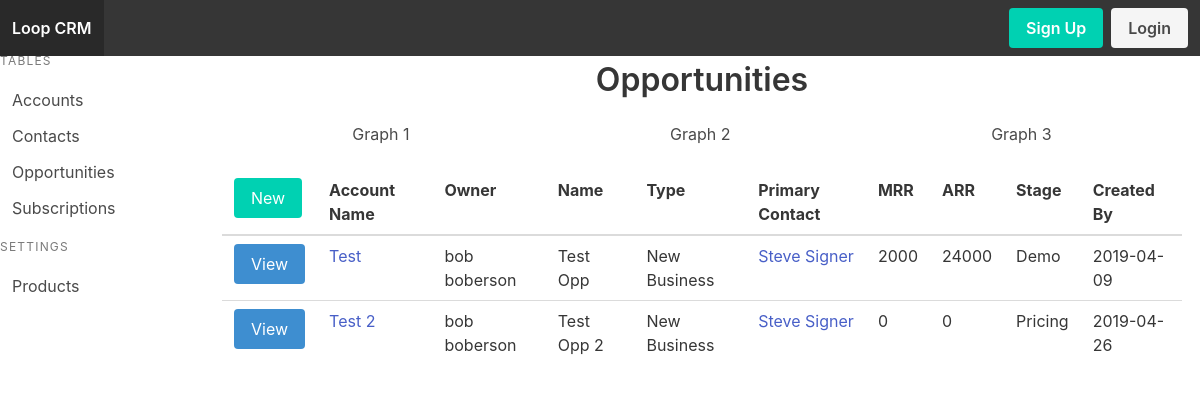
/opportunity/r, run on an earlier commit of the app's database.
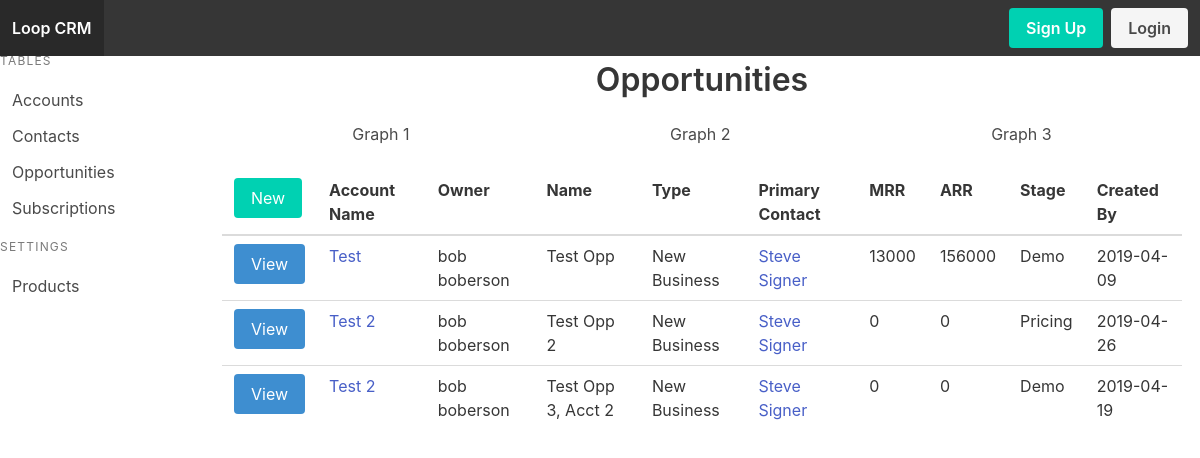
And on a later commit of the database.
### models.py (models this page shows, shortened)
class Opportunity(Model):
    account = ForeignKeyField(model=Account, null=True, backref='opportunity')
    name = CharField()
    owner = ForeignKeyField(model=User, null=True, backref='owner')
    opportunity_type = CharField()
    primary_contact = ForeignKeyField(model=Contact, null=True, backref='opportunity')
    mrr = DecimalField()
    arr = DecimalField()
    stage = CharField()
    close_date = DateField()
    created_by = ForeignKeyField(model=User, null=True, backref='creator')
    class Meta:
        database = DATABASE

class Account(Model):
    name = CharField()
    owner = ForeignKeyField(model=User, null=True, backref='owner')
    created_by = ForeignKeyField(model=User, null=True, backref='creator')
    account_type = CharField()
    street = CharField()
    city = CharField()
    state = CharField()
    country = CharField()
    website = CharField()
    mrr = DecimalField()
    arr = DecimalField()
    class Meta:
        database = DATABASE

class User(UserMixin, Model):
    username = CharField(unique=True)
    fullname = CharField()
    email = CharField(unique=True)
    password = CharField(max_length=100)
    joined_at = DateTimeField(default=datetime.datetime.now)
    is_admin = BooleanField(default=False)
    class Meta:
        database = DATABASE

class Contact(Model):
    account = ForeignKeyField(model=Account, null=True, backref='contact')
    owner = ForeignKeyField(model=User, null=True, backref='owner')
    created_by = ForeignKeyField(model=User, null=True, backref='creator')
    first_name = CharField()
    last_name = CharField()
    title = CharField()
    department = CharField()
    street = CharField()
    city = CharField()
    state = CharField()
    country = CharField()
    phone = CharField()
    email = CharField()
    class Meta:
        database = DATABASE

### app.py (the view)
@app.route('/opportunity', methods=['GET'])
@app.route('/opportunity/', methods=['GET'])
@app.route('/opportunity/r', methods=['GET'])
@app.route('/opportunity/<opportunityid>', methods=['GET'])
@app.route('/opportunity/<opportunityid>/', methods=['GET'])
@app.route('/opportunity/<opportunityid>/r', methods=['GET'])
def opportunity(opportunityid=None):
    opportunities = models.Opportunity.select()
    title = 'Opportunities'
    if opportunityid != None:
        opportunity = models.Opportunity.select().where(models.Opportunity.id == opportunityid).get()
        title = 'Opportunity Details'
        return render_template('opportunity-detail.html', opportunity=opportunity, user=g.user._get_current_object(), title=title)
    return render_template('opportunity.html', opportunities=opportunities, title=title)

### app.py (called while the page is built)
@app.before_request
def before_request():
    g.db = models.DATABASE
    g.db.connect()
    g.user = current_user

@app.after_request
def after_request(response):
    g.db.close()
    return response

### templates/opportunity.html
{% extends 'index.html' %}
{% from 'macros.html' import render_opportunity %}
{% block content %}
<div class='container'>
    <div class='level'>
        <div class="level-item"><p>Graph 1</p></div>
        <div class="level-item"><p>Graph 2</p></div>
        <div class="level-item"><p>Graph 3</p></div>
    </div>
    <table class="table is-fullwidth is-hoverable">
        <thead>
            <tr>
                <td><a class='button is-primary' href="{{url_for('create_opportunity')}}">New</a></td>
                <th>Account Name</th>
                <th>Owner</th>
                <th>Name</th>
                <th>Type</th>
                <th>Primary Contact</th>
                <th>MRR</th>
                <th>ARR</th>
                <th>Stage</th>
                <th>Created By</th>
            </tr>
        </thead>
        <tbody>
            {% for opportunity in opportunities %}
                {{ render_opportunity(opportunity) }}
            {% endfor %}
        </tbody>
    </table>
</div>
{% endblock %}

### templates/macros.html (shortened to what this page needs)
{% macro render_opportunity(opportunity) %}
    <tr>
        <td><a class='button is-info' href="{{url_for('opportunity', opportunityid=opportunity.id)}}">View</a></td>
        <td>{% if opportunity.account %}<a href="{{url_for('account', accountid=opportunity.account.id)}}">{{opportunity.account.name}}</a>{% endif %}</td>
        <td>{% if opportunity.owner %}{{opportunity.owner.fullname}}{% endif %}</td>
        <td>{{opportunity.name}}</td>
        <td>{{opportunity.opportunity_type}}</td>
        <td>{% if opportunity.primary_contact %}<a href="{{url_for('contact',contactid=opportunity.primary_contact.id)}}">{{opportunity.primary_contact.first_name + ' ' + opportunity.primary_contact.last_name}}</a>{% endif %}</td>
        <td>{{opportunity.mrr}}</td>
        <td>{{opportunity.arr}}</td>
        <td>{{opportunity.stage}}</td>
        <td>{{opportunity.close_date}}</td>
    </tr>
{% endmacro %}

What changed in the data, as far as the page shows it:
changed Opportunity "Test Opp": mrr "2000" → "13000"; arr "24000" → "156000"
added Opportunity: account.name "Test 2", owner.fullname "bob boberson", name "Test Opp 3, Acct 2", opportunity_type "New Business", primary_contact "Steve Signer", mrr "0", arr "0", stage "Demo", close_date "2019-04-19"
